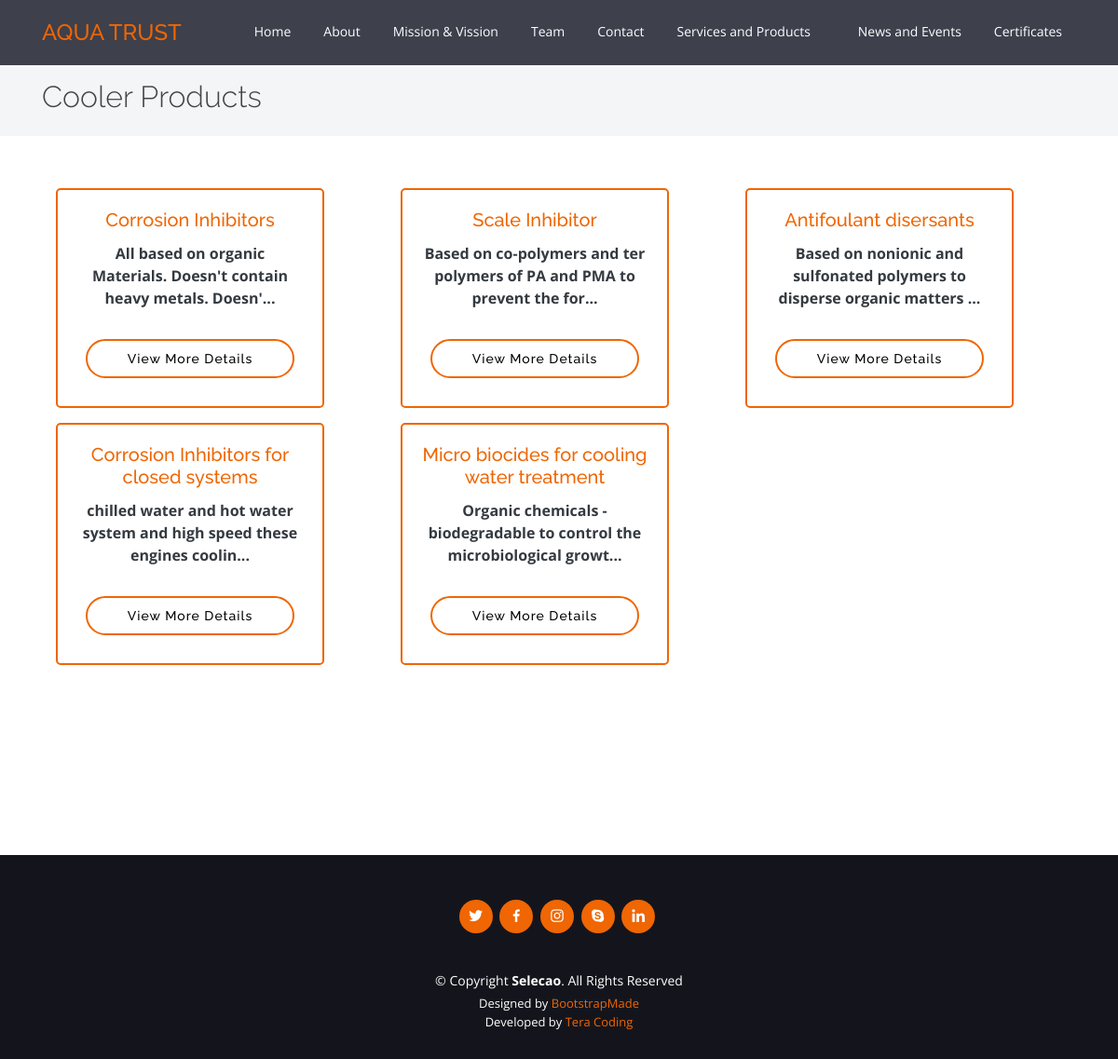
/View/Client/CoolingProducts.php, run on the app's committed database.
### tables this page shows
CREATE TABLE `product` (
  `ID` int(11) NOT NULL,
  `Name` varchar(256) NOT NULL,
  `Description` varchar(10000) NOT NULL,
  `Type` int(11) NOT NULL
);

### Controller/ProductController.php (called while the page is built, shortened)
<?php
require_once __DIR__.'/../Model/ProductModel.php';
class ProductController{
    public function getProductByType($Type){
        $Product = new ProductModel(null , null , $Type);
        $Products = $Product->GetProductByType();
        return $Products;
    }
}
?>

### Model/ProductModel.php (called while the page is built, shortened)
<?php
require_once __DIR__.'/../Shared/Database/DatabaseConnect.php';
class ProductModel{
    private $ID;
    private $Name;
    private $Description;
    private $Type;
    public function __construct($Name, $Description, $Type)
    {
        $this->Name = $Name;
        $this->Description = $Description;
        $this->Type = $Type;
    }
    public function setID($ID): void
    {
        $this->ID = $ID;
    }
    public function getID()
    {
        return $this->ID;
    }
    public function getName()
    {
        return $this->Name;
    }
    public function getDescription()
    {
        return $this->Description;
    }
    public function GetProductByType(){
        $sql = "SELECT * FROM `product` WHERE Type='".$this->Type."'";
        $Database = new DatabaseConnect();
        $Result = $Database->execute($sql);
        $Data = array();
        $x = 0;
        while ($row = mysqli_fetch_array($Result)){
            $Data[$x] = new self($row['Name'] , $row['Description'] , $row['Type']);
            $Data[$x]->setID($row['ID']);
            $x++;
        }
        return $Data;
    }
}
?>

### Shared/Database/DatabaseConnect.php (called while the page is built, shortened)
<?php
class DatabaseConnect{
    private $Host = "localhost";
    private $username = "root";
    private $password = "";
    private $Database = "aquatrust";
    private $Object = null;
    public function __construct()
    {
        $this->Object = new mysqli($this->Host , $this->username , $this->password , $this->Database);
    }
    public function execute($sql){
        return $this->Object->query($sql);
    }
}

### View/Client/CoolingProducts.php (the view, shortened to what this page needs)
<?php
include_once ("../../Controller/ProductController.php");
include_once ("../../Model/ProductModel.php");
$ProductController = new ProductController();
$Products = $ProductController->getProductByType(1);
?>
<!DOCTYPE html>
<html lang="en">
<head>
  <link href="assets/vendor/bootstrap/css/bootstrap.min.css" rel="stylesheet">
  <link href="assets/vendor/icofont/icofont.min.css" rel="stylesheet">
  <link href="assets/vendor/boxicons/css/boxicons.min.css" rel="stylesheet">
  <link href="assets/vendor/animate.css/animate.min.css" rel="stylesheet">
  <link href="assets/vendor/remixicon/remixicon.css" rel="stylesheet">
  <link href="assets/vendor/line-awesome/css/line-awesome.min.css" rel="stylesheet">
  <link href="assets/vendor/venobox/venobox.css" rel="stylesheet">
  <link href="assets/vendor/owl.carousel/assets/owl.carousel.min.css" rel="stylesheet">
  <link href="assets/vendor/aos/aos.css" rel="stylesheet">
  <link href="assets/css/style.css" rel="stylesheet">
</head>
<body>
  <header id="header" class="fixed-top d-flex align-items-center ">
    <div class="container d-flex align-items-center">
      <div class="logo mr-auto">
      <a href="index.php"><h4 class="pt-2">AQUA TRUST</h4></a>
      </div>
      <nav class="nav-menu d-none d-lg-block">
        <ul>
          <li><a href="index.php">Home</a></li>
          <li><a href="index.php#about">About</a></li>
          <li><a href="index.php#mission">Mission &amp; Vission</a></li>
          <li><a href="index.php#team">Team</a></li>
          <li><a href="index.php#contact">Contact</a></li>
          <li class="drop-down"><a href="">Services and Products</a>
          </li>
          <li><a href="News.php">News and Events</a></li>
          <li><a href="Certificates.php">Certificates</a></li>
        </ul>
      </nav>
    </div>
  </header>
  <main>
    <section class="breadcrumbs">
      <div class="container">
      <div class="d-flex justify-content-between align-items-center">
          <h2>Cooler Products</h2>
        </div>
      </div>
    </section>
    <section class="portfolio-details">
    <div id="News" class="container">
            <div class="col-sm-12">
            <div class="row">
        <?php
            for ($x=0;$x<sizeof($Products);$x++) {
                $TempDescription = "";
                $Description = $Products[$x]->getDescription();
                if (strlen($Description)<=70){
                    $TempDescription = $Description;
                }
                else{
                    for ($y=0;$y<70;$y++){
                        $TempDescription = $TempDescription.$Description[$y];
                    }
                }
                $TempDescription = $TempDescription."...";
                ?>
                                <div class="col-lg-4 mt-3 d-flex align-items-stretch">
                                    <div class="card defaultBorder mb-3 text-center h-100" style="width: 18rem;">
                                        <div class="card-body d-flex flex-column">
                                            <h5 class="card-title defaultColor"><?php echo $Products[$x]->getName();?></h5>
                                            <p class="card-text text-dark" style="font-weight: bold;"><?php echo $TempDescription;?></p>
                                            <a href="ViewProduct.php?ID=<?php echo $Products[$x]->getID(); ?>" class="btn btn-submit mt-auto">View More Details</a>
                                        </div>
                                    </div>
                                </div>
                <?php
            }
        ?>
            </div>
            </div>
        </div>
    </section>
  </main>
</body>
<footer id="footer" class="pt-5 mt-5 bx-align-bottom">
    <div class="container">
      <div class="social-links">
        <a href="#" class="twitter"><i class="bx bxl-twitter"></i></a>
        <a href="#" class="facebook"><i class="bx bxl-facebook"></i></a>
        <a href="#" class="instagram"><i class="bx bxl-instagram"></i></a>
        <a href="#" class="google-plus"><i class="bx bxl-skype"></i></a>
        <a href="#" class="linkedin"><i class="bx bxl-linkedin"></i></a>
      </div>
      <div class="copyright">
        &copy; Copyright <strong><span>Selecao</span></strong>. All Rights Reserved
      </div>
      <div class="credits">
        Designed by <a href="https://bootstrapmade.com/">BootstrapMade</a><br>
        Developed by <a href="https://tera-coding.com">Tera Coding</a>
      </div>
    </div>
  </footer>
</html>

### View/Client/assets/css/style.css (style rules this page uses)
body { font-family: "Open Sans", sans-serif; color: #444444; }
main { min-height: 100vh; }
a { color: #ef6603; }
.defaultColor { color: #ef6603; }
.defaultBorder { border: 2px solid #ef6603; border-radius: 5px; }
h1, h2, h3, h4, h5, h6 { font-family: "Raleway", sans-serif; }
#header { height: 70px; transition: all 0.5s; z-index: 997; transition: all 0.5s; background: rgba(42, 44, 57, 0.9); }
.nav-menu, .nav-menu * { margin: 0; padding: 0; list-style: none; }
.nav-menu > ul > li { position: relative; white-space: nowrap; float: left; }
.nav-menu a { display: block; position: relative; color: #fff; padding: 5px 15px 7px 15px; margin-left: 5px; transition: 0.3s; font-size: 14px; border-radius: 50px; font-family: "Open Sans", sans-serif; }
.nav-menu .drop-down > a:after { content: "\ea99"; font-family: IcoFont; padding-left: 5px; }
.mobile-nav { position: fixed; top: 55px; right: 15px; bottom: 15px; left: 15px; z-index: 9999; overflow-y: auto; background: #fff; transition: ease-in-out 0.2s; opacity: 0; visibility: hidden; border-radius: 10px; padding: 10px 0; }
.mobile-nav * { margin: 0; padding: 0; list-style: none; }
.mobile-nav a { display: block; position: relative; color: #2a2c39; padding: 10px 20px; font-weight: 500; outline: none; }
.mobile-nav .drop-down > a:after { content: "\ea99"; font-family: IcoFont; padding-left: 10px; position: absolute; right: 15px; }
.mobile-nav .drop-down > a { padding-right: 35px; }
.btn-submit { font-family: "Raleway", sans-serif; font-weight: 500; font-size: 14px; letter-spacing: 1px; display: inline-block; padding: 12px 32px; border-radius: 50px; transition: 0.5s; line-height: 1; margin: 10px; color: #000; background: transparent; -webkit-animation-delay: 0.8s; animation-delay: 0.8s; border: 2px solid #ef6603; }
section { padding: 60px 0; overflow: hidden; }
.breadcrumbs { padding: 15px 0; margin-top: 70px; background: #f4f5f7; min-height: 40px; }
.breadcrumbs h2 { font-size: 32px; font-weight: 300; }
.portfolio-details { padding-top: 40px; }
#footer { background: #14151c; color: #fff; font-size: 14px; text-align: center; padding: 30px 0; }
#footer .social-links { margin: 0 0 40px 0; }
#footer .social-links a { font-size: 18px; display: inline-block; background: #ef6603; color: #fff; line-height: 1; padding: 8px 0; margin-right: 4px; border-radius: 50%; text-align: center; width: 36px; height: 36px; transition: 0.3s; }
#footer .copyright { margin: 0 0 5px 0; }
#footer .credits { font-size: 13px; }

### data on the page
product: Name "Corrosion Inhibitors", TempDescription "All based on organic Materials. Doesn't contain heavy metals. Doesn'..."
product: Name "Scale Inhibitor", TempDescription "Based on co-polymers and ter polymers of PA and PMA to prevent the for..."
product: Name "Antifoulant disersants", TempDescription "Based on nonionic and sulfonated polymers to disperse organic matters ..."
product: Name "Corrosion Inhibitors for closed systems", TempDescription "chilled water and hot water system and high speed these engines coolin..."
product: Name "Micro biocides for cooling water treatment", TempDescription "Organic chemicals - biodegradable to control the microbiological growt..."
